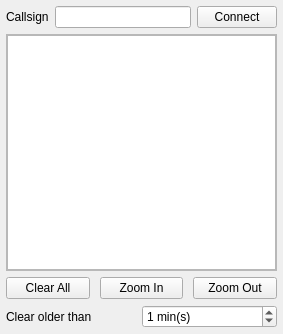
<?xml version="1.0" encoding="UTF-8"?>
<ui version="4.0">
 <class>BandMapWindow</class>
 <widget class="QDockWidget" name="BandMapWindow">
  <property name="geometry">
   <rect>
    <x>0</x>
    <y>0</y>
    <width>283</width>
    <height>334</height>
   </rect>
  </property>
  <property name="windowTitle">
   <string>BandMap</string>
  </property>
  <widget class="QWidget" name="widget">
   <layout class="QVBoxLayout" name="verticalLayout_2">
    <property name="spacing">
     <number>6</number>
    </property>
    <property name="leftMargin">
     <number>6</number>
    </property>
    <property name="topMargin">
     <number>6</number>
    </property>
    <property name="rightMargin">
     <number>6</number>
    </property>
    <property name="bottomMargin">
     <number>6</number>
    </property>
    <item>
     <layout class="QHBoxLayout" name="horizontalLayout_3">
      <item>
       <widget class="QLabel" name="label">
        <property name="text">
         <string>Callsign</string>
        </property>
       </widget>
      </item>
      <item>
       <widget class="QLineEdit" name="callsignField">
        <property name="focusPolicy">
         <enum>Qt::ClickFocus</enum>
        </property>
        <property name="accessibleName">
         <string>callsign</string>
        </property>
        <property name="accessibleDescription">
         <string>callsign used to sign in to dx cluster.</string>
        </property>
        <property name="styleSheet">
         <string notr="true">text-transform: uppercase;</string>
        </property>
       </widget>
      </item>
      <item>
       <widget class="QPushButton" name="connectButton">
        <property name="focusPolicy">
         <enum>Qt::ClickFocus</enum>
        </property>
        <property name="accessibleName">
         <string>connect</string>
        </property>
        <property name="accessibleDescription">
         <string>connect to d x cluster.</string>
        </property>
        <property name="text">
         <string>Connect</string>
        </property>
       </widget>
      </item>
     </layout>
    </item>
    <item>
     <widget class="QScrollArea" name="scrollArea">
      <property name="focusPolicy">
       <enum>Qt::ClickFocus</enum>
      </property>
      <property name="widgetResizable">
       <bool>true</bool>
      </property>
      <widget class="QWidget" name="scrollAreaWidgetContents">
       <property name="geometry">
        <rect>
         <x>0</x>
         <y>0</y>
         <width>269</width>
         <height>192</height>
        </rect>
       </property>
       <layout class="QVBoxLayout" name="verticalLayout">
        <property name="margin" stdset="0">
         <number>0</number>
        </property>
        <item>
         <widget class="QGraphicsView" name="graphicsView">
          <property name="focusPolicy">
           <enum>Qt::NoFocus</enum>
          </property>
          <property name="accessibleName">
           <string>spots</string>
          </property>
          <property name="accessibleDescription">
           <string>spots from cluster.</string>
          </property>
         </widget>
        </item>
       </layout>
      </widget>
     </widget>
    </item>
    <item>
     <layout class="QHBoxLayout" name="horizontalLayout">
      <property name="spacing">
       <number>10</number>
      </property>
      <property name="leftMargin">
       <number>0</number>
      </property>
      <property name="rightMargin">
       <number>0</number>
      </property>
      <item>
       <widget class="QPushButton" name="clearButton">
        <property name="focusPolicy">
         <enum>Qt::NoFocus</enum>
        </property>
        <property name="accessibleName">
         <string>clear all</string>
        </property>
        <property name="accessibleDescription">
         <string>clear spots</string>
        </property>
        <property name="text">
         <string>Clear All</string>
        </property>
       </widget>
      </item>
      <item>
       <widget class="QPushButton" name="zoominButton">
        <property name="focusPolicy">
         <enum>Qt::NoFocus</enum>
        </property>
        <property name="accessibleName">
         <string>zoom in</string>
        </property>
        <property name="accessibleDescription">
         <string>zoom in</string>
        </property>
        <property name="text">
         <string>Zoom In</string>
        </property>
       </widget>
      </item>
      <item>
       <widget class="QPushButton" name="zoomoutButton">
        <property name="focusPolicy">
         <enum>Qt::NoFocus</enum>
        </property>
        <property name="accessibleName">
         <string>zoom out</string>
        </property>
        <property name="accessibleDescription">
         <string>zoom out</string>
        </property>
        <property name="text">
         <string>Zoom Out</string>
        </property>
       </widget>
      </item>
     </layout>
    </item>
    <item>
     <layout class="QHBoxLayout" name="horizontalLayout_2">
      <property name="spacing">
       <number>0</number>
      </property>
      <property name="leftMargin">
       <number>0</number>
      </property>
      <property name="rightMargin">
       <number>0</number>
      </property>
      <item>
       <widget class="QLabel" name="clear_spot_olderLabel">
        <property name="text">
         <string>Clear older than </string>
        </property>
        <property name="margin">
         <number>0</number>
        </property>
       </widget>
      </item>
      <item>
       <widget class="QSpinBox" name="clear_spot_olderSpinBox">
        <property name="focusPolicy">
         <enum>Qt::ClickFocus</enum>
        </property>
        <property name="accessibleName">
         <string>clear spots older than</string>
        </property>
        <property name="accessibleDescription">
         <string>removes spots older than x amount of minutes ago.</string>
        </property>
        <property name="specialValueText">
         <string>Never</string>
        </property>
        <property name="suffix">
         <string> min(s)</string>
        </property>
        <property name="maximum">
         <number>9999</number>
        </property>
        <property name="value">
         <number>1</number>
        </property>
       </widget>
      </item>
     </layout>
    </item>
   </layout>
  </widget>
 </widget>
 <resources/>
 <connections/>
</ui>
